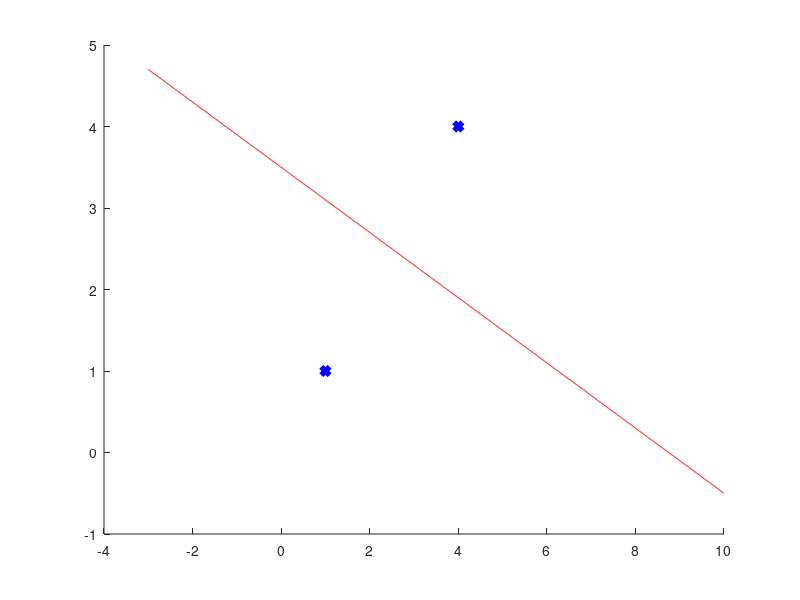

Here is the MATLAB script that generated this plot:
means = [1 1;4 4];

xVals = -3:1/100:10;
yVals = (-12.*xVals + 105)/30;

hold on;
plot(xVals,yVals,'r-');
plot(means(:,1),means(:,2),'bx','LineWidth',4);
hold off;
